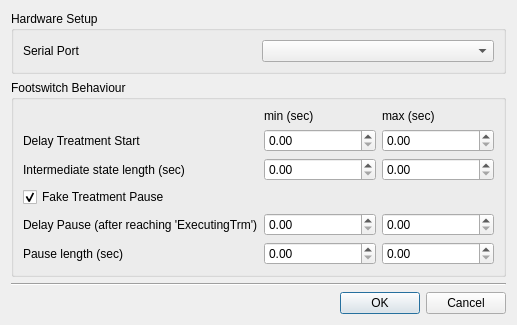
<?xml version="1.0" encoding="UTF-8"?>
<ui version="4.0">
 <class>FemtecTesterDialog</class>
 <widget class="QDialog" name="FemtecTesterDialog">
  <property name="geometry">
   <rect>
    <x>0</x>
    <y>0</y>
    <width>517</width>
    <height>294</height>
   </rect>
  </property>
  <property name="windowTitle">
   <string>Dialog</string>
  </property>
  <layout class="QVBoxLayout" name="verticalLayout_3">
   <item>
    <widget class="QGroupBox" name="gbHardwareSetup">
     <property name="title">
      <string>Hardware Setup</string>
     </property>
     <layout class="QVBoxLayout" name="verticalLayout_2">
      <item>
       <layout class="QHBoxLayout" name="horizontalLayout">
        <item>
         <widget class="QLabel" name="lComPort">
          <property name="text">
           <string>Serial Port</string>
          </property>
         </widget>
        </item>
        <item>
         <widget class="QComboBox" name="cbComPort"/>
        </item>
       </layout>
      </item>
     </layout>
    </widget>
   </item>
   <item>
    <widget class="QGroupBox" name="gbFootswitch">
     <property name="title">
      <string>Footswitch Behaviour</string>
     </property>
     <layout class="QVBoxLayout" name="verticalLayout">
      <item>
       <layout class="QGridLayout" name="gridLayout">
        <item row="1" column="1">
         <widget class="QDoubleSpinBox" name="dsTrmDelayMin"/>
        </item>
        <item row="4" column="2">
         <widget class="QDoubleSpinBox" name="dsPauseDelayMax"/>
        </item>
        <item row="1" column="0">
         <widget class="QLabel" name="lTrmDelay">
          <property name="text">
           <string>Delay Treatment Start</string>
          </property>
         </widget>
        </item>
        <item row="0" column="2">
         <widget class="QLabel" name="lMax">
          <property name="text">
           <string>max (sec)</string>
          </property>
         </widget>
        </item>
        <item row="1" column="2">
         <widget class="QDoubleSpinBox" name="dsTrmDelayMax"/>
        </item>
        <item row="4" column="0">
         <widget class="QLabel" name="lPauseDelay">
          <property name="text">
           <string>Delay Pause (after reaching 'ExecutingTrm')</string>
          </property>
         </widget>
        </item>
        <item row="0" column="1">
         <widget class="QLabel" name="lMin">
          <property name="text">
           <string>min (sec)</string>
          </property>
         </widget>
        </item>
        <item row="5" column="0">
         <widget class="QLabel" name="lPauseLength">
          <property name="text">
           <string>Pause length (sec)</string>
          </property>
         </widget>
        </item>
        <item row="4" column="1">
         <widget class="QDoubleSpinBox" name="dsPauseDelayMin"/>
        </item>
        <item row="5" column="1">
         <widget class="QDoubleSpinBox" name="dsPauseLengthMin"/>
        </item>
        <item row="5" column="2">
         <widget class="QDoubleSpinBox" name="dsPauseLengthMax"/>
        </item>
        <item row="2" column="1">
         <widget class="QDoubleSpinBox" name="dsIntermediateMin"/>
        </item>
        <item row="2" column="2">
         <widget class="QDoubleSpinBox" name="dsIntermediateMax"/>
        </item>
        <item row="2" column="0">
         <widget class="QLabel" name="lIntermediateLength">
          <property name="text">
           <string>Intermediate state length (sec)</string>
          </property>
         </widget>
        </item>
        <item row="3" column="0">
         <widget class="QCheckBox" name="cbFakeTrmPause">
          <property name="text">
           <string>Fake Treatment Pause</string>
          </property>
          <property name="checked">
           <bool>true</bool>
          </property>
         </widget>
        </item>
       </layout>
      </item>
      <item>
       <spacer name="verticalSpacer">
        <property name="orientation">
         <enum>Qt::Vertical</enum>
        </property>
        <property name="sizeHint" stdset="0">
         <size>
          <width>20</width>
          <height>40</height>
         </size>
        </property>
       </spacer>
      </item>
     </layout>
    </widget>
   </item>
   <item>
    <widget class="Line" name="line">
     <property name="orientation">
      <enum>Qt::Horizontal</enum>
     </property>
    </widget>
   </item>
   <item>
    <widget class="QDialogButtonBox" name="buttonBox">
     <property name="orientation">
      <enum>Qt::Horizontal</enum>
     </property>
     <property name="standardButtons">
      <set>QDialogButtonBox::Cancel|QDialogButtonBox::Ok</set>
     </property>
    </widget>
   </item>
  </layout>
 </widget>
 <resources/>
 <connections>
  <connection>
   <sender>buttonBox</sender>
   <signal>accepted()</signal>
   <receiver>FemtecTesterDialog</receiver>
   <slot>accept()</slot>
   <hints>
    <hint type="sourcelabel">
     <x>252</x>
     <y>289</y>
    </hint>
    <hint type="destinationlabel">
     <x>157</x>
     <y>274</y>
    </hint>
   </hints>
  </connection>
  <connection>
   <sender>buttonBox</sender>
   <signal>rejected()</signal>
   <receiver>FemtecTesterDialog</receiver>
   <slot>reject()</slot>
   <hints>
    <hint type="sourcelabel">
     <x>320</x>
     <y>289</y>
    </hint>
    <hint type="destinationlabel">
     <x>286</x>
     <y>274</y>
    </hint>
   </hints>
  </connection>
  <connection>
   <sender>cbFakeTrmPause</sender>
   <signal>toggled(bool)</signal>
   <receiver>dsPauseDelayMin</receiver>
   <slot>setEnabled(bool)</slot>
   <hints>
    <hint type="sourcelabel">
     <x>198</x>
     <y>224</y>
    </hint>
    <hint type="destinationlabel">
     <x>254</x>
     <y>152</y>
    </hint>
   </hints>
  </connection>
  <connection>
   <sender>cbFakeTrmPause</sender>
   <signal>toggled(bool)</signal>
   <receiver>dsPauseLengthMin</receiver>
   <slot>setEnabled(bool)</slot>
   <hints>
    <hint type="sourcelabel">
     <x>234</x>
     <y>224</y>
    </hint>
    <hint type="destinationlabel">
     <x>252</x>
     <y>180</y>
    </hint>
   </hints>
  </connection>
  <connection>
   <sender>cbFakeTrmPause</sender>
   <signal>toggled(bool)</signal>
   <receiver>dsPauseDelayMax</receiver>
   <slot>setEnabled(bool)</slot>
   <hints>
    <hint type="sourcelabel">
     <x>370</x>
     <y>234</y>
    </hint>
    <hint type="destinationlabel">
     <x>398</x>
     <y>159</y>
    </hint>
   </hints>
  </connection>
  <connection>
   <sender>cbFakeTrmPause</sender>
   <signal>toggled(bool)</signal>
   <receiver>dsPauseLengthMax</receiver>
   <slot>setEnabled(bool)</slot>
   <hints>
    <hint type="sourcelabel">
     <x>412</x>
     <y>226</y>
    </hint>
    <hint type="destinationlabel">
     <x>412</x>
     <y>185</y>
    </hint>
   </hints>
  </connection>
 </connections>
</ui>
